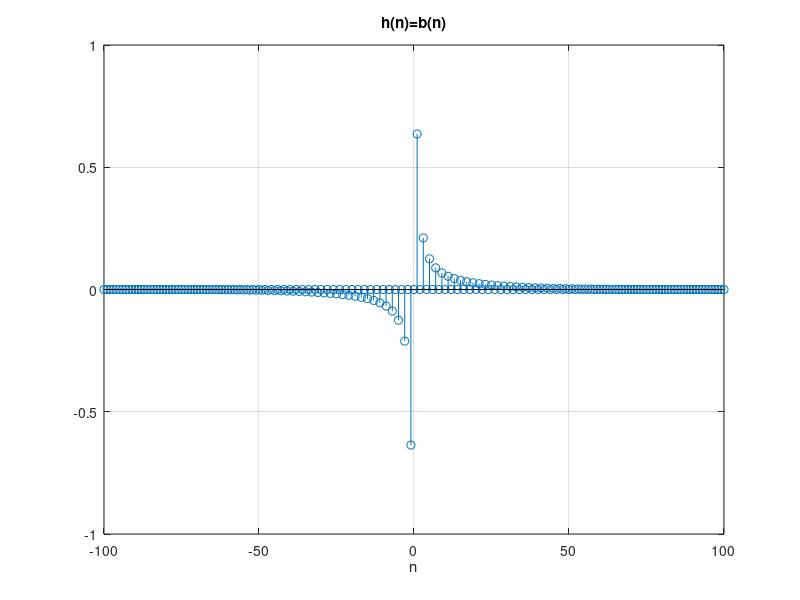
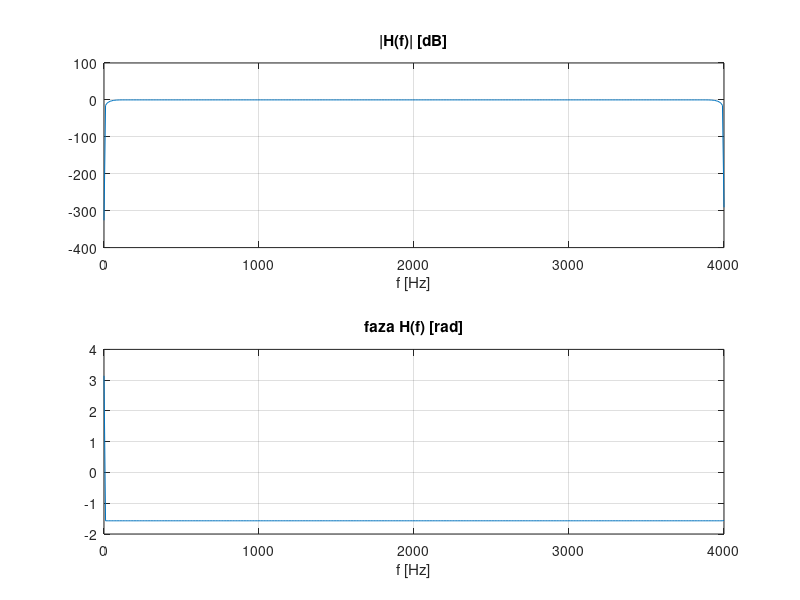
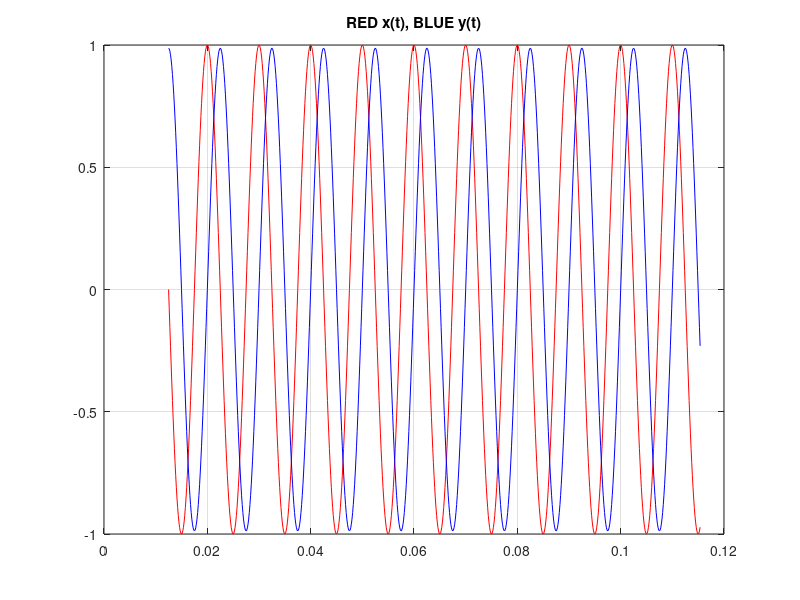

These charts were generated, in order, by the following MATLAB code:

% Filtry cyfrowe FIR (jedna suma) - SPECJALNE: HILBERTA, RÓŻNICZKUJĄCY
% b = ? [b0, b1, b2, ...]
% h = ? [h0, h1, h2, ...]

clear all; close all;

fpr = 8000;             % 8000, 44100, 48000, ...
dt = 1/fpr;

% Metoda okien - filtr Hilberta i różniczkujący
  K = 100; M = 2*K+1;
  n = -K : K;
  hH = (1-cos(pi*n))./(pi*n); hH(K+1)=0;   % Hilberta
  hD = cos(pi*n)./n;          hD(K+1)=0;   % różniczkujący
  h = hH;
  w = chebwin( M, 100 ).';
  h = h .* w;
  
% h = fliplr(h);

% Wagi filtra h(n)=b(n)
figure
stem(n,h); grid; xlabel('n'); title('h(n)=b(n)'); pause

% Ch-ka częstotliwościowa
f = 0 : 10 : fpr/2;
z = exp(j*2*pi*f/fpr);
H = polyval( h, z );

figure
subplot(211); plot(f,20*log10(abs(H))); xlabel('f [Hz]'); grid; title('|H(f)| [dB]');
subplot(212); plot(f,angle(H.*(exp(-j*2*pi*(K*dt)*f)))); xlabel('f [Hz]'); grid; title('faza H(f) [rad]');pause
%subplot(212); plot(f,angle(H)); xlabel('f [Hz]'); grid; title('faza H(f) [rad]');pause

% Sygnał
Nx = 2^10;
dt = 1/fpr;
t = dt*(0:Nx-1);
x = cos(2*pi*100*t);

% Filtracja
Nh = length(h);
bx = zeros(1,Nh);
for n = 1 : Nx
    bx = [ x(n), bx(1:Nh-1)];
    y(n) = sum( bx .* h );
end

% Synchronizacja
x = x( K+1 : end-K);
y = y( 2*K+1 : end);
t = t( K+1 : end-K);

% Wynik "filtracji"/"modyfikacji"

figure;
plot(t,x,'r-',t,y,'b-'); grid; title('RED x(t), BLUE y(t)' ); pause
